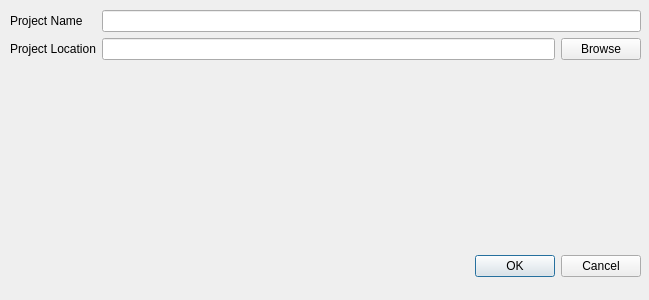
<?xml version="1.0" encoding="UTF-8"?>
<ui version="4.0">
 <class>NewProject</class>
 <widget class="QDialog" name="NewProject">
  <property name="geometry">
   <rect>
    <x>0</x>
    <y>0</y>
    <width>649</width>
    <height>300</height>
   </rect>
  </property>
  <property name="windowTitle">
   <string>New Project</string>
  </property>
  <widget class="QWidget" name="layoutWidget">
   <property name="geometry">
    <rect>
     <x>10</x>
     <y>250</y>
     <width>631</width>
     <height>33</height>
    </rect>
   </property>
   <layout class="QHBoxLayout">
    <property name="spacing">
     <number>6</number>
    </property>
    <property name="margin" stdset="0">
     <number>0</number>
    </property>
    <item>
     <spacer>
      <property name="orientation">
       <enum>Qt::Horizontal</enum>
      </property>
      <property name="sizeHint" stdset="0">
       <size>
        <width>131</width>
        <height>31</height>
       </size>
      </property>
     </spacer>
    </item>
    <item>
     <widget class="QPushButton" name="okButton">
      <property name="text">
       <string>OK</string>
      </property>
     </widget>
    </item>
    <item>
     <widget class="QPushButton" name="cancelButton">
      <property name="text">
       <string>Cancel</string>
      </property>
     </widget>
    </item>
   </layout>
  </widget>
  <widget class="QWidget" name="formLayoutWidget">
   <property name="geometry">
    <rect>
     <x>10</x>
     <y>10</y>
     <width>631</width>
     <height>231</height>
    </rect>
   </property>
   <layout class="QFormLayout" name="formLayout">
    <item row="0" column="0">
     <widget class="QLabel" name="label">
      <property name="text">
       <string>Project Name</string>
      </property>
     </widget>
    </item>
    <item row="0" column="1">
     <widget class="QLineEdit" name="lineEdit"/>
    </item>
    <item row="1" column="0">
     <widget class="QLabel" name="label_2">
      <property name="text">
       <string>Project Location</string>
      </property>
     </widget>
    </item>
    <item row="1" column="1">
     <layout class="QHBoxLayout" name="horizontalLayout">
      <item>
       <widget class="QLineEdit" name="lineEdit_2"/>
      </item>
      <item>
       <widget class="QPushButton" name="pushButton">
        <property name="text">
         <string>Browse</string>
        </property>
       </widget>
      </item>
     </layout>
    </item>
   </layout>
  </widget>
 </widget>
 <resources/>
 <connections>
  <connection>
   <sender>okButton</sender>
   <signal>clicked()</signal>
   <receiver>NewProject</receiver>
   <slot>accept()</slot>
   <hints>
    <hint type="sourcelabel">
     <x>278</x>
     <y>253</y>
    </hint>
    <hint type="destinationlabel">
     <x>96</x>
     <y>254</y>
    </hint>
   </hints>
  </connection>
  <connection>
   <sender>cancelButton</sender>
   <signal>clicked()</signal>
   <receiver>NewProject</receiver>
   <slot>reject()</slot>
   <hints>
    <hint type="sourcelabel">
     <x>369</x>
     <y>253</y>
    </hint>
    <hint type="destinationlabel">
     <x>179</x>
     <y>282</y>
    </hint>
   </hints>
  </connection>
 </connections>
</ui>
